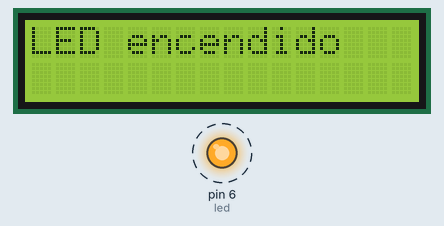
The sketch below on a simulated Arduino Uno, built with avr-gcc and run on an emulated ATmega328P. Shown: 16×2 character LCD, output pins drawn as LEDs (lit = HIGH). Dashed ring = blinking.

Above: at 0.1 s.
At 0.6 s:
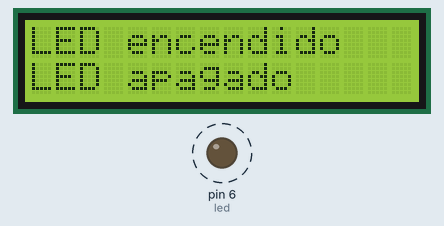
Timing chart, 0 to 130.0 s (numbered marks = the images above):
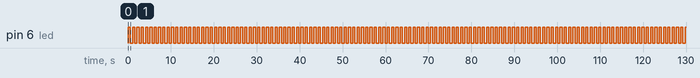

The sketch:

LCD-2.ino
```cpp
#include <LiquidCrystal.h>
LiquidCrystal lcd(12, 11, 5, 4 ,3, 2);
int led=6;

void setup() {
  lcd.begin(16, 2);
  pinMode(led,OUTPUT);
}

void loop() {
  lcd.setCursor(0,0);
  digitalWrite(led,HIGH);
  lcd.print("LED encendido");
  delay(500);
  lcd.setCursor(0,1);
  digitalWrite(led,LOW);
  lcd.print("LED apagado");
  delay(500);
  lcd.clear();
}
```

Measured:
- by itself, pin 6 (led): alternates HIGH for 0.50 s and LOW for 0.50 s
